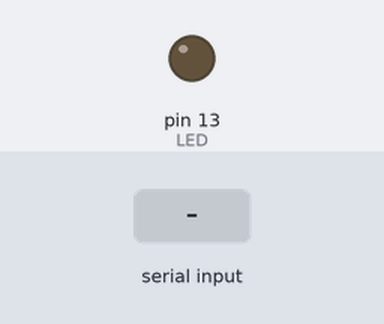
A sketch run on a simulated Arduino Uno, built with avr-gcc and run on an emulated ATmega328P. On the bench: output pins drawn as LEDs (lit = HIGH). The test bench sets the inputs (shaded band).

Above: at 1.2 s.
1.3 s: "1" received over the second serial link
At 2.5 s:
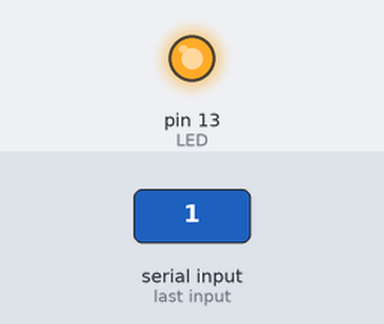
2.8 s: "0" received over the second serial link
At 3.8 s:
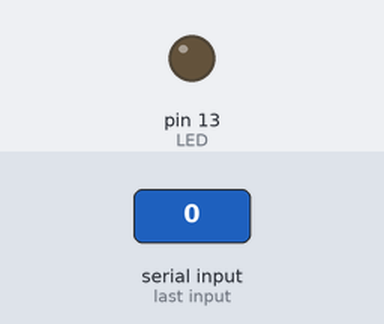
Timing chart, 0 to 5.8 s (numbered marks = the images above; inputs shaded):
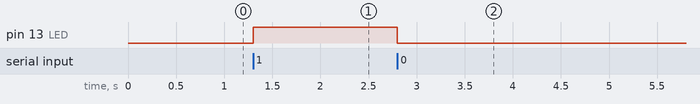

The sketch:

led_bluetooth.ino
```cpp
// =====================================================================
//  Arduino UNO + HC-05: encender y apagar un LED desde la app Android
//
//  CONEXIONES
//    HC-05 VCC -> 5V
//    HC-05 GND -> GND
//    HC-05 TXD -> pin 10 del Arduino
//    HC-05 RXD -> pin 11 del Arduino (mejor con divisor de voltaje:
//                 resistencia de 1k en serie y 2k a GND, porque el
//                 HC-05 trabaja a 3.3V)
//    LED (+, pata larga) -> resistencia 220 ohm -> pin 13
//    LED (-, pata corta) -> GND
//    (El pin 13 también enciende el LED que trae la placa.)
// =====================================================================

// PASO 1: SoftwareSerial crea un puerto serie en otros pines (10 y 11),
//         así dejamos libres los pines 0 y 1 para subir el programa por USB.
#include <SoftwareSerial.h>
SoftwareSerial bluetooth(10, 11);  // (RX, TX) del Arduino

const int LED = 13;

void setup() {
  // PASO 2: El pin del LED es una SALIDA.
  pinMode(LED, OUTPUT);

  // PASO 3: El HC-05 se comunica a 9600 baudios por defecto.
  bluetooth.begin(9600);
}

void loop() {
  // PASO 4: ¿Llegó algún dato desde el teléfono?
  if (bluetooth.available()) {
    char dato = bluetooth.read();

    // PASO 5: "1" enciende el LED, "0" lo apaga.
    if (dato == '1') digitalWrite(LED, HIGH);
    if (dato == '0') digitalWrite(LED, LOW);
  }
}
```

Measured:
- after the input at 1.3 s, pin 13 (LED): LOW → HIGH at once
- after the input at 2.8 s, pin 13 (LED): HIGH → LOW at once
